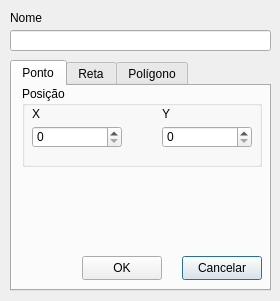
<?xml version="1.0" encoding="UTF-8"?>
<ui version="4.0">
 <class>Dialog</class>
 <widget class="QDialog" name="Dialog">
  <property name="geometry">
   <rect>
    <x>0</x>
    <y>0</y>
    <width>280</width>
    <height>301</height>
   </rect>
  </property>
  <property name="windowTitle">
   <string>Dialog</string>
  </property>
  <widget class="QLabel" name="label_5">
   <property name="geometry">
    <rect>
     <x>10</x>
     <y>10</y>
     <width>49</width>
     <height>16</height>
    </rect>
   </property>
   <property name="text">
    <string>Nome</string>
   </property>
  </widget>
  <widget class="QLineEdit" name="lineEdit">
   <property name="geometry">
    <rect>
     <x>10</x>
     <y>30</y>
     <width>261</width>
     <height>21</height>
    </rect>
   </property>
  </widget>
  <widget class="QTabWidget" name="tabWidget">
   <property name="geometry">
    <rect>
     <x>10</x>
     <y>60</y>
     <width>261</width>
     <height>231</height>
    </rect>
   </property>
   <property name="currentIndex">
    <number>0</number>
   </property>
   <widget class="QWidget" name="tabPoint">
    <attribute name="title">
     <string>Ponto</string>
    </attribute>
    <widget class="QPushButton" name="cancelPointButton">
     <property name="geometry">
      <rect>
       <x>170</x>
       <y>170</y>
       <width>80</width>
       <height>24</height>
      </rect>
     </property>
     <property name="text">
      <string>Cancelar</string>
     </property>
    </widget>
    <widget class="QPushButton" name="okPointButton">
     <property name="geometry">
      <rect>
       <x>70</x>
       <y>170</y>
       <width>80</width>
       <height>24</height>
      </rect>
     </property>
     <property name="text">
      <string>OK</string>
     </property>
    </widget>
    <widget class="QGroupBox" name="groupBoxPosPoint">
     <property name="geometry">
      <rect>
       <x>10</x>
       <y>0</y>
       <width>240</width>
       <height>81</height>
      </rect>
     </property>
     <property name="title">
      <string>Posição</string>
     </property>
     <widget class="QLabel" name="labelXPoint">
      <property name="geometry">
       <rect>
        <x>10</x>
        <y>20</y>
        <width>41</width>
        <height>16</height>
       </rect>
      </property>
      <property name="text">
       <string>X</string>
      </property>
     </widget>
     <widget class="QSpinBox" name="posXPoint">
      <property name="geometry">
       <rect>
        <x>10</x>
        <y>40</y>
        <width>90</width>
        <height>22</height>
       </rect>
      </property>
      <property name="maximum">
       <number>9999</number>
      </property>
     </widget>
     <widget class="QLabel" name="labelYPoint">
      <property name="geometry">
       <rect>
        <x>140</x>
        <y>20</y>
        <width>49</width>
        <height>16</height>
       </rect>
      </property>
      <property name="text">
       <string>Y</string>
      </property>
     </widget>
     <widget class="QSpinBox" name="posYPoint">
      <property name="geometry">
       <rect>
        <x>140</x>
        <y>40</y>
        <width>90</width>
        <height>22</height>
       </rect>
      </property>
      <property name="maximum">
       <number>9999</number>
      </property>
     </widget>
    </widget>
   </widget>
   <widget class="QWidget" name="tabLine">
    <attribute name="title">
     <string>Reta</string>
    </attribute>
    <widget class="QGroupBox" name="groupBoxP1Line">
     <property name="geometry">
      <rect>
       <x>10</x>
       <y>0</y>
       <width>240</width>
       <height>81</height>
      </rect>
     </property>
     <property name="title">
      <string>Posição Do Ponto 1</string>
     </property>
     <widget class="QLabel" name="labelX1Line">
      <property name="geometry">
       <rect>
        <x>10</x>
        <y>20</y>
        <width>41</width>
        <height>16</height>
       </rect>
      </property>
      <property name="text">
       <string>X</string>
      </property>
     </widget>
     <widget class="QSpinBox" name="spinBoxX1Line">
      <property name="geometry">
       <rect>
        <x>10</x>
        <y>40</y>
        <width>90</width>
        <height>22</height>
       </rect>
      </property>
      <property name="maximum">
       <number>9999</number>
      </property>
     </widget>
     <widget class="QLabel" name="labelY1Line">
      <property name="geometry">
       <rect>
        <x>140</x>
        <y>20</y>
        <width>49</width>
        <height>16</height>
       </rect>
      </property>
      <property name="text">
       <string>Y</string>
      </property>
     </widget>
     <widget class="QSpinBox" name="spinBoxY1Line">
      <property name="geometry">
       <rect>
        <x>140</x>
        <y>40</y>
        <width>90</width>
        <height>22</height>
       </rect>
      </property>
      <property name="maximum">
       <number>9999</number>
      </property>
     </widget>
    </widget>
    <widget class="QPushButton" name="canceLineButton">
     <property name="geometry">
      <rect>
       <x>170</x>
       <y>170</y>
       <width>80</width>
       <height>24</height>
      </rect>
     </property>
     <property name="text">
      <string>Cancelar</string>
     </property>
    </widget>
    <widget class="QGroupBox" name="groupBoxP2Line">
     <property name="geometry">
      <rect>
       <x>10</x>
       <y>80</y>
       <width>240</width>
       <height>81</height>
      </rect>
     </property>
     <property name="title">
      <string>Posição Do Ponto 2</string>
     </property>
     <widget class="QLabel" name="labelX2Line">
      <property name="geometry">
       <rect>
        <x>10</x>
        <y>20</y>
        <width>49</width>
        <height>16</height>
       </rect>
      </property>
      <property name="text">
       <string>X</string>
      </property>
     </widget>
     <widget class="QLabel" name="labelY2Line">
      <property name="geometry">
       <rect>
        <x>140</x>
        <y>20</y>
        <width>49</width>
        <height>16</height>
       </rect>
      </property>
      <property name="text">
       <string>Y</string>
      </property>
     </widget>
     <widget class="QSpinBox" name="spinBoxX2Line">
      <property name="geometry">
       <rect>
        <x>10</x>
        <y>40</y>
        <width>90</width>
        <height>22</height>
       </rect>
      </property>
      <property name="maximum">
       <number>9999</number>
      </property>
     </widget>
     <widget class="QSpinBox" name="spinBoxY2Line">
      <property name="geometry">
       <rect>
        <x>140</x>
        <y>40</y>
        <width>90</width>
        <height>22</height>
       </rect>
      </property>
      <property name="maximum">
       <number>9999</number>
      </property>
     </widget>
    </widget>
    <widget class="QPushButton" name="okLineButton">
     <property name="geometry">
      <rect>
       <x>70</x>
       <y>170</y>
       <width>80</width>
       <height>24</height>
      </rect>
     </property>
     <property name="text">
      <string>OK</string>
     </property>
    </widget>
   </widget>
   <widget class="QWidget" name="tab_5">
    <attribute name="title">
     <string>Polígono</string>
    </attribute>
    <widget class="QPushButton" name="cancelPolygonButton">
     <property name="geometry">
      <rect>
       <x>170</x>
       <y>170</y>
       <width>80</width>
       <height>24</height>
      </rect>
     </property>
     <property name="text">
      <string>Cancelar</string>
     </property>
    </widget>
    <widget class="QPushButton" name="okPolygonButton">
     <property name="geometry">
      <rect>
       <x>70</x>
       <y>170</y>
       <width>80</width>
       <height>24</height>
      </rect>
     </property>
     <property name="text">
      <string>OK</string>
     </property>
    </widget>
    <widget class="QGroupBox" name="groupBoxPolyCen">
     <property name="geometry">
      <rect>
       <x>10</x>
       <y>0</y>
       <width>240</width>
       <height>81</height>
      </rect>
     </property>
     <property name="title">
      <string>Posição Do Centro</string>
     </property>
     <widget class="QLabel" name="labelXPolyCen">
      <property name="geometry">
       <rect>
        <x>10</x>
        <y>20</y>
        <width>41</width>
        <height>16</height>
       </rect>
      </property>
      <property name="text">
       <string>X</string>
      </property>
     </widget>
     <widget class="QSpinBox" name="spinBoxXPolyCen">
      <property name="geometry">
       <rect>
        <x>10</x>
        <y>40</y>
        <width>90</width>
        <height>22</height>
       </rect>
      </property>
      <property name="maximum">
       <number>9999</number>
      </property>
     </widget>
     <widget class="QLabel" name="labelYPolyCen">
      <property name="geometry">
       <rect>
        <x>140</x>
        <y>20</y>
        <width>49</width>
        <height>16</height>
       </rect>
      </property>
      <property name="text">
       <string>Y</string>
      </property>
     </widget>
     <widget class="QSpinBox" name="spinBoxYPolyCen">
      <property name="geometry">
       <rect>
        <x>140</x>
        <y>40</y>
        <width>90</width>
        <height>22</height>
       </rect>
      </property>
      <property name="maximum">
       <number>9999</number>
      </property>
     </widget>
    </widget>
    <widget class="QGroupBox" name="groupBoxPolyBorder">
     <property name="geometry">
      <rect>
       <x>10</x>
       <y>80</y>
       <width>240</width>
       <height>81</height>
      </rect>
     </property>
     <property name="title">
      <string>Arestas</string>
     </property>
     <widget class="QLabel" name="labelBordersQtd">
      <property name="geometry">
       <rect>
        <x>10</x>
        <y>20</y>
        <width>91</width>
        <height>16</height>
       </rect>
      </property>
      <property name="text">
       <string>Quantidade</string>
      </property>
     </widget>
     <widget class="QSpinBox" name="spinBoxBordersQtd">
      <property name="geometry">
       <rect>
        <x>10</x>
        <y>40</y>
        <width>90</width>
        <height>22</height>
       </rect>
      </property>
      <property name="maximum">
       <number>9999</number>
      </property>
     </widget>
     <widget class="QLabel" name="labelBordersSize">
      <property name="geometry">
       <rect>
        <x>140</x>
        <y>20</y>
        <width>91</width>
        <height>16</height>
       </rect>
      </property>
      <property name="text">
       <string>Tamanho</string>
      </property>
     </widget>
     <widget class="QSpinBox" name="spinBoxLinesSize">
      <property name="geometry">
       <rect>
        <x>140</x>
        <y>40</y>
        <width>90</width>
        <height>22</height>
       </rect>
      </property>
      <property name="maximum">
       <number>9999</number>
      </property>
     </widget>
    </widget>
   </widget>
  </widget>
 </widget>
 <tabstops>
  <tabstop>lineEdit</tabstop>
  <tabstop>tabWidget</tabstop>
  <tabstop>posXPoint</tabstop>
  <tabstop>posYPoint</tabstop>
  <tabstop>okPointButton</tabstop>
  <tabstop>cancelPointButton</tabstop>
  <tabstop>spinBoxX1Line</tabstop>
  <tabstop>spinBoxY1Line</tabstop>
  <tabstop>spinBoxX2Line</tabstop>
  <tabstop>spinBoxY2Line</tabstop>
  <tabstop>okLineButton</tabstop>
  <tabstop>canceLineButton</tabstop>
  <tabstop>spinBoxXPolyCen</tabstop>
  <tabstop>spinBoxYPolyCen</tabstop>
  <tabstop>spinBoxBordersQtd</tabstop>
  <tabstop>spinBoxLinesSize</tabstop>
  <tabstop>okPolygonButton</tabstop>
  <tabstop>cancelPolygonButton</tabstop>
 </tabstops>
 <resources/>
 <connections>
  <connection>
   <sender>canceLineButton</sender>
   <signal>clicked()</signal>
   <receiver>Dialog</receiver>
   <slot>close()</slot>
   <hints>
    <hint type="sourcelabel">
     <x>161</x>
     <y>266</y>
    </hint>
    <hint type="destinationlabel">
     <x>109</x>
     <y>150</y>
    </hint>
   </hints>
  </connection>
  <connection>
   <sender>cancelPointButton</sender>
   <signal>clicked()</signal>
   <receiver>Dialog</receiver>
   <slot>close()</slot>
   <hints>
    <hint type="sourcelabel">
     <x>221</x>
     <y>266</y>
    </hint>
    <hint type="destinationlabel">
     <x>139</x>
     <y>150</y>
    </hint>
   </hints>
  </connection>
  <connection>
   <sender>cancelPolygonButton</sender>
   <signal>clicked()</signal>
   <receiver>Dialog</receiver>
   <slot>close()</slot>
   <hints>
    <hint type="sourcelabel">
     <x>221</x>
     <y>266</y>
    </hint>
    <hint type="destinationlabel">
     <x>139</x>
     <y>150</y>
    </hint>
   </hints>
  </connection>
 </connections>
</ui>
